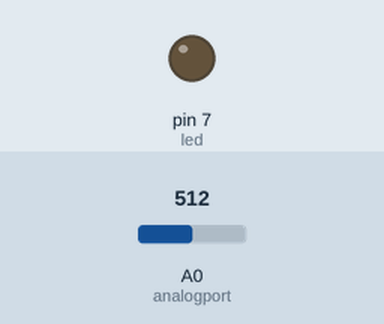
This sketch was run on a simulated Arduino Uno, built with avr-gcc and run on an emulated ATmega328P. Shown: output pins drawn as LEDs (lit = HIGH). The inputs (shaded band) are chosen by the test bench; at power-on: A0 (analogport) = 512. What the sketch prints to the serial monitor is not drawn.

Above: at 1.8 s.
1.9 s: A0 (analogport) set to 491
At 3.1 s:
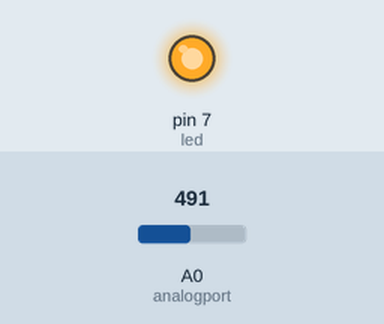
3.5 s: A0 (analogport) set to 510
At 4.7 s:
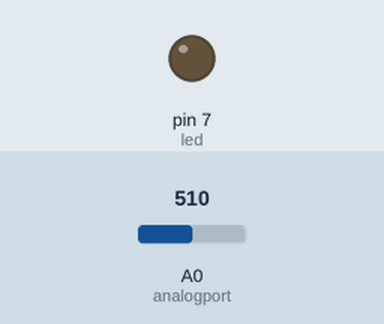
5.5 s: A0 (analogport) set to 490
At 7.4 s:
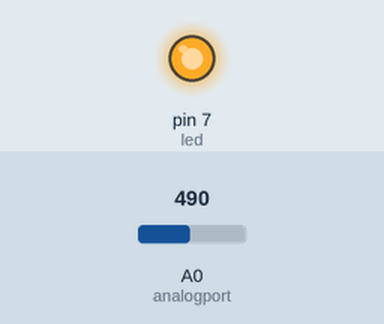
Timing chart, 0 to 8.9 s (numbered marks = the images above; inputs shaded):
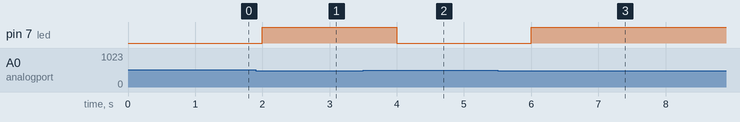

The sketch:

Darkness.ino
```cpp
int analogport = A0;
int sensorvalue = 0;
int led =7;
void setup() {
Serial.begin(9600);
pinMode(led,OUTPUT);
}
void loop() {
sensorvalue = analogRead(analogport);
Serial.print("Analog Value : ");
Serial.print(sensorvalue);
if(sensorvalue <500) {
  digitalWrite(led,HIGH);
}
else {
  digitalWrite(led,LOW);
}
delay(1000);
}
```

Measured:
- the behaviour switches between 500 and 499 on A0 (analogport) (found by bisection; images 0 and 1)
- after the input at 1.9 s, pin 7 (led): LOW → HIGH after 0.10 s
- after the input at 3.5 s, pin 7 (led): HIGH → LOW after 0.50 s
- after the input at 5.5 s, pin 7 (led): LOW → HIGH after 0.50 s
